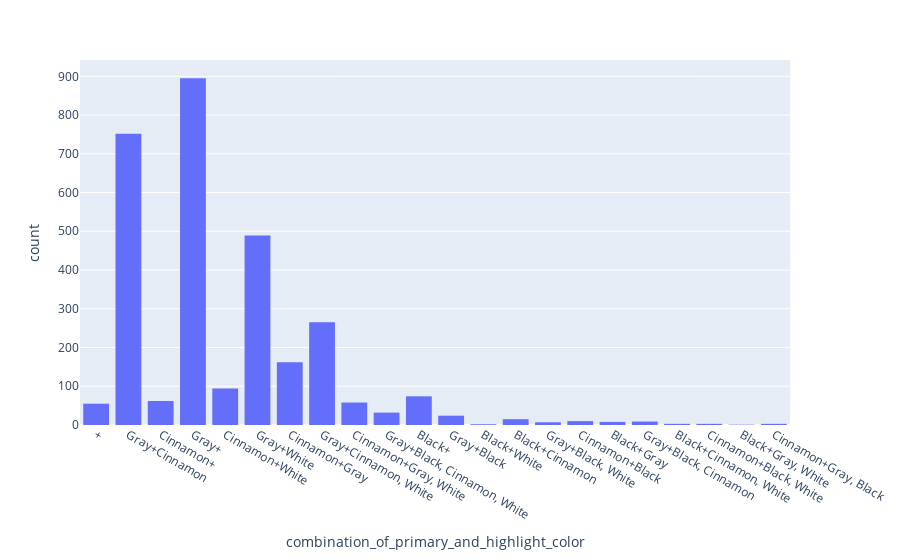

The code cell stored with this chart in its notebook:
### Markdown cell above
From this graph, I can tell that most of the recorded approaches have been adults. This could indicate that the younger ones are more nervous of humans than their older counterparts. 

Now, things I still want to explore in this data set:

The most common coloring combinations in these sitings

Zip code where most of these sightings occur (Plot this)

Compare the types of sounds that these squirrel sightings included (Plot this)

Graph the different types of interactions the squirrels have had

### Code cell
fig_color_combo = px.histogram(NYC_squirrel_data, x="combination_of_primary_and_highlight_color")
fig_color_combo.show()

### Figure 1 — Plotly figure (JSON) as saved in the notebook; plotly's stock layout.template omitted (floating-point values rounded to 4 significant figures; data arrays with more than 128 entries replaced by an {"elided": "..."} marker saying what was removed)
{"data": [{"alignmentgroup": "True", "bingroup": "x", "hovertemplate": "combination_of_primary_and_highlight_color=%{x}<br>count=%{y}<extra></extra>", "legendgroup": "", "marker": {"color": "#636efa", "pattern": {"shape": ""}}, "name": "", "offsetgroup": "", "orientation": "v", "showlegend": false, "type": "histogram", "x": {"elided": "3023 str values"}, "xaxis": "x", "yaxis": "y"}], "layout": {"barmode": "relative", "legend": {"tracegroupgap": 0}, "margin": {"t": 60}, "xaxis": {"anchor": "y", "domain": [0, 1], "title": {"text": "combination_of_primary_and_highlight_color"}}, "yaxis": {"anchor": "x", "domain": [0, 1], "title": {"text": "count"}}}}
